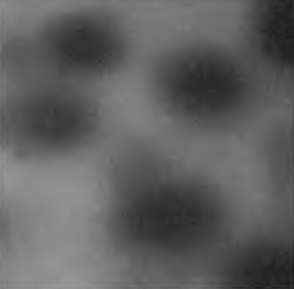
#> input picture CVLab06/Lab6Cut.png, 294 x 289 px
$ jupyter execute CVLab6.ipynb
#> lines starting #> are read from the running program, lines starting #| are printed output that depends on the picture; after the words box and inside, x2 and y2 are one past the last pixel; in counts of white or black regions, pixels touching at a corner belong together
[cell 1]
import numpy as np
import cv2
from matplotlib import pyplot as plt

[cell 2]
img = cv2.imread('Lab6Cut.png')
#> img is the input picture: shape (289, 294, 3); min 27, max 152, mean 95.4
gray = cv2.cvtColor(img,cv2.COLOR_BGR2GRAY)

ret, thresh = cv2.threshold(gray,70, 255,cv2.THRESH_BINARY_INV)
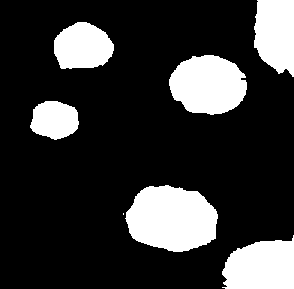
#> thresh: shape (289, 294); 20.8% white; 7 white regions (1 under 20 px), largest, box (x1, y1, x2, y2) and area: (125, 185, 218, 252) 4761, (169, 55, 247, 115) 3586, (222, 235, 294, 289) 3081, (254, 0, 294, 77) 2560, (54, 22, 114, 69) 2189, (30, 101, 79, 140) 1460
cv2.imwrite('binary.png',thresh)
#> Out = True

[cell 3]
kernel = np.ones((3,3),np.uint8)
closing = cv2.morphologyEx(thresh,cv2.MORPH_CLOSE,kernel, iterations = 2) #для удаления шума
#> closing: shape (289, 294); 20.8% white; 6 white regions, box (x1, y1, x2, y2) and area: (123, 185, 218, 252) 4770, (169, 55, 247, 115) 3596, (222, 235, 294, 289) 3098, (254, 0, 294, 77) 2569, (54, 22, 114, 69) 2195, (30, 101, 79, 140) 1460
cv2.imwrite('closing.png', closing)
#> Out = True

[cell 4]
# Маркер, показывающий, где точно находится фон
sure_bg = cv2.dilate(thresh,kernel,iterations=7)
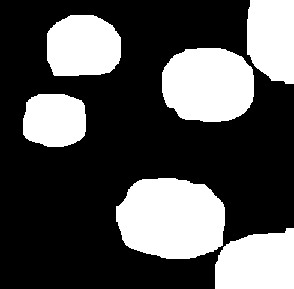
#> sure_bg: shape (289, 294); 32.1% white; 6 white regions, box (x1, y1, x2, y2) and area: (116, 178, 225, 259) 7244, (162, 48, 254, 122) 5729, (215, 228, 294, 289) 4062, (47, 15, 121, 76) 3889, (247, 0, 294, 84) 3494, (23, 94, 86, 147) 2888
cv2.imwrite('sure_bg.png', sure_bg)
#> Out = True

[cell 5]
# Маркер, показывающий, где точно находятся объекты
erode = cv2.erode(thresh,kernel,iterations = 7)
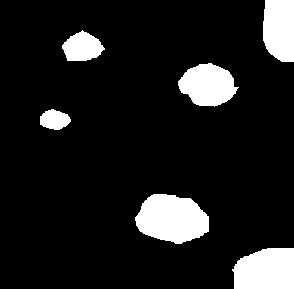
#> erode: shape (289, 294); 11.7% white; 6 white regions, box (x1, y1, x2, y2) and area: (135, 194, 209, 244) 2755, (232, 248, 294, 289) 2236, (178, 63, 239, 107) 1852, (263, 0, 294, 62) 1743, (62, 30, 105, 61) 906, (40, 109, 71, 130) 470
cv2.imwrite('sure_fg.png', erode)
#> Out = True

[cell 6]
sure_fg = np.uint8(erode)
unknown = cv2.subtract(sure_bg,sure_fg)
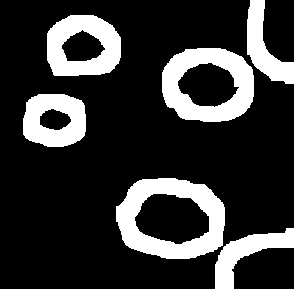
#> unknown: shape (289, 294); 20.4% white; 6 white regions, box (x1, y1, x2, y2) and area: (116, 178, 225, 259) 4489, (162, 48, 254, 122) 3877, (47, 15, 121, 76) 2983, (23, 94, 86, 147) 2418, (215, 228, 294, 289) 1826, (247, 0, 294, 84) 1751
cv2.imwrite('unknown.png', unknown)
#> Out = True

[cell 7]
ret, markers = cv2.connectedComponents(sure_fg)
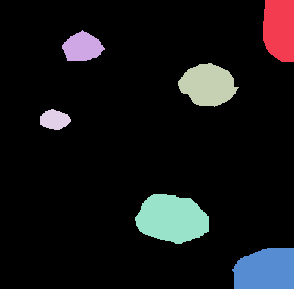
#> markers: shape (289, 294) int32; 7 distinct labels, from 0 to 6; one colour per label, 0 black
#> ret = 7

markers = markers+1
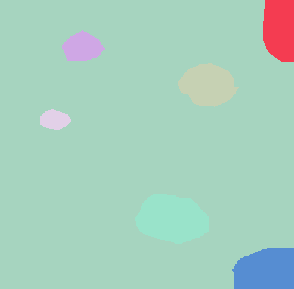
#> markers: shape (289, 294) int32; 7 distinct labels, from 1 to 7; one colour per label, 0 black
markers[unknown==255] = 0
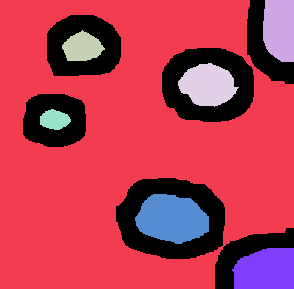
#> markers: shape (289, 294) int32; 8 distinct labels, from 0 to 7; one colour per label, 0 black

[cell 8]
markers = cv2.watershed(img,markers)
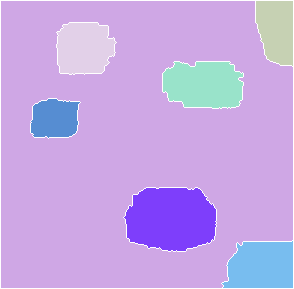
#> markers: shape (289, 294) int32; 8 distinct labels, from -1 to 7; one colour per label, 0 black, -1 white
img[markers == -1] = [0,0,255]
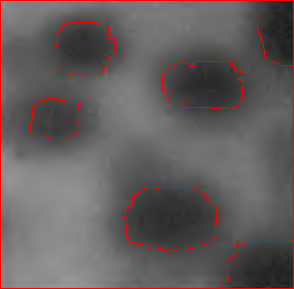
#> img: shape (289, 294, 3); 2.59% of pixels changed, all inside (x1, y1, x2, y2) = (0, 0, 294, 289)

[cell 9]
cv2.imwrite('result.png', img)
#> Out = True
